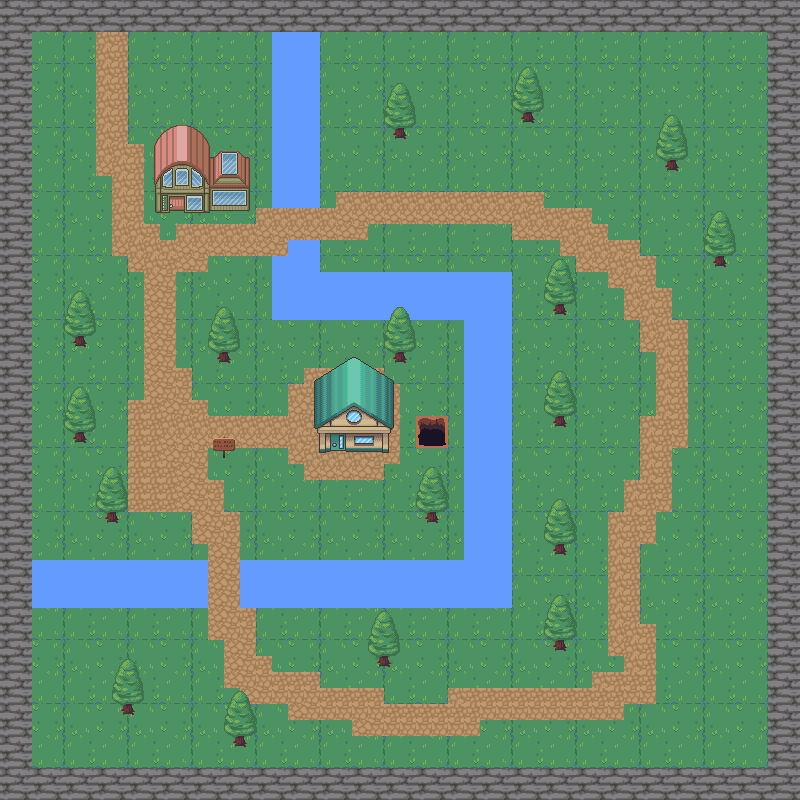

Rendered tile map (Tiled .tmx) drawn with the repository's tilesets; below, a short description and the map source with its tile grids summarised:
An orthogonal 50x50 tile map with 16x16 px tiles, 8 tile layers (background, walls, water, path, ...), 3 tilesets and 43 objects (30x collision, player, enter_house, enter_house_exit, exit_house2, ...).

<map version="1.5" tiledversion="1.7.2" orientation="orthogonal" renderorder="right-down" width="50" height="50" tilewidth="16" tileheight="16" infinite="0" nextlayerid="11" nextobjectid="73">
 <tileset firstgid="1" source="nature.tsx" />
 <tileset firstgid="721" source="house.tsx" />
 <tileset firstgid="1496" source="dungeon.tsx" />
 <layer id="1" name="background" width="50" height="50">
  <data>[2500 cells, 2500 non-empty, 17 distinct tile ids]</data>
 </layer>
 <layer id="2" name="walls" width="50" height="50">
  <data>[2500 cells, 384 non-empty, 4 distinct tile ids]</data>
 </layer>
 <layer id="3" name="water" width="50" height="50">
  <data>[2500 cells, 225 non-empty, 4 distinct tile ids]</data>
 </layer>
 <layer id="4" name="path" width="50" height="50">
  <data>[2500 cells, 348 non-empty, 4 distinct tile ids]</data>
 </layer>
 <layer id="6" name="decorations" width="50" height="50">
  <data>[2500 cells, 38 non-empty, 6 distinct tile ids]</data>
 </layer>
 <layer id="7" name="house" width="50" height="50">
  <data>[2500 cells, 49 non-empty, 49 distinct tile ids]</data>
 </layer>
 <layer id="8" name="dungeon" width="50" height="50">
  <data>[2500 cells, 4 non-empty, 4 distinct tile ids]</data>
 </layer>
 <layer id="10" name="top" width="50" height="50">
  <data>[2500 cells, 154 non-empty, 58 distinct tile ids]</data>
 </layer>
 <objectgroup id="5" name="Objects">
  <object id="1" name="player" x="317.75" y="522.166">
   <point />
  </object>
  <object id="7" type="collision" x="1" y="1" width="797" height="29" />
  <object id="8" type="collision" x="0" y="31" width="31" height="767" />
  <object id="9" type="collision" x="769" y="31" width="30" height="769" />
  <object id="10" type="collision" x="33" y="768" width="736" height="31" />
  <object id="11" type="collision" x="32" y="561" width="175.5" height="46" />
  <object id="12" type="collision" x="240.5" y="561" width="270" height="46" />
  <object id="13" type="collision" x="464.5" y="273" width="46" height="286" />
  <object id="14" type="collision" x="272.5" y="273" width="190.5" height="46" />
  <object id="15" type="collision" x="272" y="256" width="47" height="16" />
  <object id="16" type="collision" x="288.5" y="240.5" width="31" height="14.5" />
  <object id="17" type="collision" x="273" y="33.5" width="46.5" height="174.5" />
  <object id="18" type="collision" x="74" y="333.5" width="11" height="13.5" />
  <object id="19" type="collision" x="75" y="430" width="10" height="13.5" />
  <object id="20" type="collision" x="105.5" y="510.5" width="11" height="13" />
  <object id="21" type="collision" x="218" y="349.5" width="11" height="13.5" />
  <object id="22" type="collision" x="120.5" y="699.5" width="12" height="17" />
  <object id="23" type="collision" x="232" y="732" width="14.5" height="16" />
  <object id="24" type="collision" x="377" y="653.5" width="13.5" height="14" />
  <object id="25" type="collision" x="425" y="508.5" width="14" height="16.5" />
  <object id="26" type="collision" x="553" y="636.5" width="12.5" height="15.5" />
  <object id="27" type="collision" x="554" y="541.5" width="11.5" height="14" />
  <object id="29" type="collision" x="551" y="410.5" width="16" height="18" />
  <object id="30" type="collision" x="553" y="299" width="13.5" height="17" />
  <object id="31" type="collision" x="391.5" y="346.5" width="15" height="17.5" />
  <object id="32" type="collision" x="665.5" y="156" width="11.5" height="15.5" />
  <object id="33" type="collision" x="711" y="252.5" width="15.5" height="15" />
  <object id="34" type="collision" x="520" y="109" width="16" height="15" />
  <object id="35" type="collision" x="391.5" y="123.5" width="15" height="17.5" />
  <object id="36" type="collision" x="318.5" y="416" width="69.5" height="35.5" />
  <object id="37" type="collision" x="156.5" y="182" width="92" height="29" />
  <object id="38" name="enter_house" x="330.909" y="433.818" width="14.5455" height="26" />
  <object id="39" name="enter_house_exit" x="320.307" y="438.987">
   <point />
  </object>
  <object id="40" name="exit_house2" x="160.864" y="202.659">
   <point />
  </object>
  <object id="41" name="enter_house2" x="169.091" y="195.818" width="15.0909" height="23.8182" />
  <object id="42" name="enter_dungeon" x="416.333" y="416" width="30.6667" height="31.3333" />
  <object id="43" name="dungeon_exit_spawn" x="410.333" y="429.667">
   <point />
  </object>
 </objectgroup>
 <objectgroup id="9" name="NPCPaths">
  <object id="65" name="paul_path2" x="192.091" y="496.18" width="15.9091" height="15.82" />
  <object id="66" name="paul_path3" x="128" y="496" width="2.36364" height="15.7273" />
  <object id="67" name="paul_path4" x="128" y="400" width="15.8182" height="3.09091" />
  <object id="68" name="paul_path1" x="192.091" y="399.909" width="15.9091" height="15.55" />
  <object id="70" name="robin_path1" x="176.091" y="608" width="15.8182" height="16" />
  <object id="72" name="robin_path2" x="176.182" y="720" width="15.6364" height="15.6364" />
 </objectgroup>
</map>
